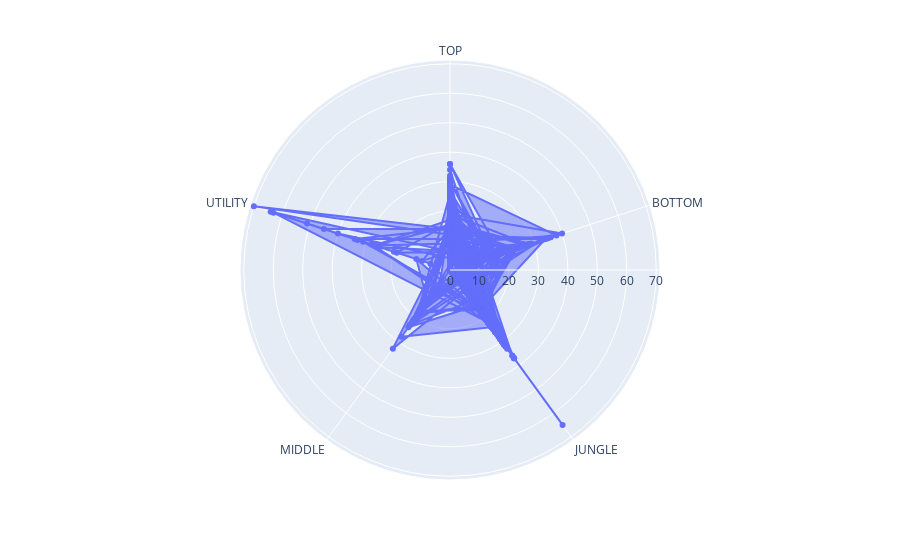

Notebook code for this chart:
### Code cell
fig = px.line_polar(games_from_GCDariusBrando, r='visionScore', theta='individualPosition', line_close=True, markers=True)
fig.update_traces(fill = 'toself')


fig.show()
wn.filterwarnings('ignore')

### Figure 1 — Plotly figure (JSON) as saved in the notebook; plotly's stock layout.template omitted (floating-point values rounded to 4 significant figures; data arrays with more than 128 entries replaced by an {"elided": "..."} marker saying what was removed)
{"data": [{"fill": "toself", "hovertemplate": "visionScore=%{r}<br>individualPosition=%{theta}<extra></extra>", "legendgroup": "", "line": {"color": "#636efa", "dash": "solid"}, "marker": {"symbol": "circle"}, "mode": "markers+lines", "name": "", "r": {"elided": "723 int values"}, "showlegend": false, "subplot": "polar", "theta": {"elided": "723 str values"}, "type": "scatterpolar"}], "layout": {"autosize": true, "legend": {"tracegroupgap": 0}, "margin": {"t": 60}, "polar": {"angularaxis": {"direction": "clockwise", "rotation": 90, "type": "category"}, "domain": {"x": [0, 1], "y": [0, 1]}, "radialaxis": {"autorange": true, "range": [0, 72.47], "type": "linear"}}}}
